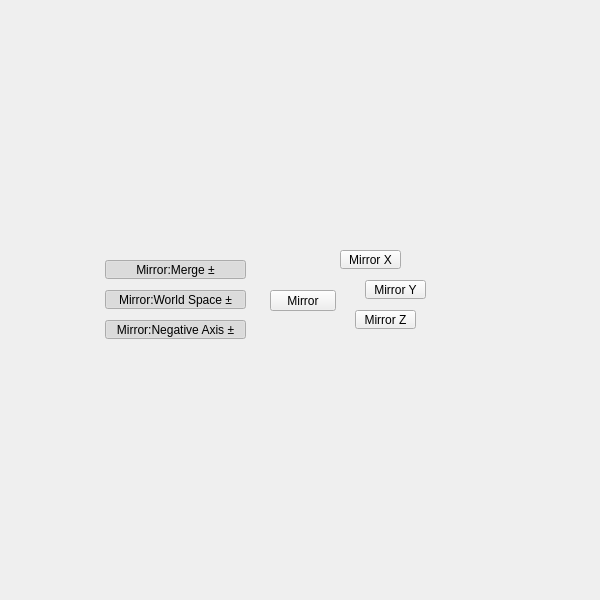
<?xml version="1.0" encoding="UTF-8"?>
<ui version="4.0">
 <class>QtUi</class>
 <widget class="QMainWindow" name="QtUi">
  <property name="enabled">
   <bool>true</bool>
  </property>
  <property name="geometry">
   <rect>
    <x>0</x>
    <y>0</y>
    <width>600</width>
    <height>600</height>
   </rect>
  </property>
  <property name="sizePolicy">
   <sizepolicy hsizetype="Ignored" vsizetype="Ignored">
    <horstretch>0</horstretch>
    <verstretch>0</verstretch>
   </sizepolicy>
  </property>
  <property name="minimumSize">
   <size>
    <width>0</width>
    <height>0</height>
   </size>
  </property>
  <property name="maximumSize">
   <size>
    <width>600</width>
    <height>600</height>
   </size>
  </property>
  <property name="cursor">
   <cursorShape>ArrowCursor</cursorShape>
  </property>
  <property name="whatsThis">
   <string>main</string>
  </property>
  <property name="toolButtonStyle">
   <enum>Qt::ToolButtonIconOnly</enum>
  </property>
  <property name="tabShape">
   <enum>QTabWidget::Triangular</enum>
  </property>
  <property name="dockNestingEnabled">
   <bool>true</bool>
  </property>
  <property name="dockOptions">
   <set>QMainWindow::AllowNestedDocks|QMainWindow::AllowTabbedDocks|QMainWindow::AnimatedDocks|QMainWindow::ForceTabbedDocks</set>
  </property>
  <widget class="QWidget" name="widget">
   <property name="sizePolicy">
    <sizepolicy hsizetype="Ignored" vsizetype="Ignored">
     <horstretch>0</horstretch>
     <verstretch>0</verstretch>
    </sizepolicy>
   </property>
   <widget class="QPushButton" name="i019">
    <property name="geometry">
     <rect>
      <x>270</x>
      <y>290</y>
      <width>66</width>
      <height>21</height>
     </rect>
    </property>
    <property name="minimumSize">
     <size>
      <width>0</width>
      <height>21</height>
     </size>
    </property>
    <property name="maximumSize">
     <size>
      <width>16777215</width>
      <height>21</height>
     </size>
    </property>
    <property name="whatsThis">
     <string>mirror</string>
    </property>
    <property name="text">
     <string>Mirror</string>
    </property>
   </widget>
   <widget class="QPushButton" name="chk008">
    <property name="enabled">
     <bool>true</bool>
    </property>
    <property name="geometry">
     <rect>
      <x>105</x>
      <y>290</y>
      <width>141</width>
      <height>19</height>
     </rect>
    </property>
    <property name="maximumSize">
     <size>
      <width>16777215</width>
      <height>19</height>
     </size>
    </property>
    <property name="toolTip">
     <string>Mirror: Mirror in world space instead of object space.</string>
    </property>
    <property name="layoutDirection">
     <enum>Qt::RightToLeft</enum>
    </property>
    <property name="text">
     <string>Mirror:World Space ±</string>
    </property>
    <property name="checkable">
     <bool>true</bool>
    </property>
    <property name="checked">
     <bool>true</bool>
    </property>
    <property name="autoDefault">
     <bool>false</bool>
    </property>
    <property name="default">
     <bool>false</bool>
    </property>
    <property name="flat">
     <bool>false</bool>
    </property>
    <property name="bnabled" stdset="0">
     <bool>true</bool>
    </property>
   </widget>
   <widget class="PushButton" name="b000">
    <property name="geometry">
     <rect>
      <x>340</x>
      <y>250</y>
      <width>61</width>
      <height>19</height>
     </rect>
    </property>
    <property name="maximumSize">
     <size>
      <width>111</width>
      <height>19</height>
     </size>
    </property>
    <property name="toolTip">
     <string>Mirror geometry across the X axis.</string>
    </property>
    <property name="text">
     <string>Mirror X</string>
    </property>
    <property name="iconSize">
     <size>
      <width>18</width>
      <height>18</height>
     </size>
    </property>
   </widget>
   <widget class="PushButton" name="b001">
    <property name="geometry">
     <rect>
      <x>365</x>
      <y>280</y>
      <width>61</width>
      <height>19</height>
     </rect>
    </property>
    <property name="maximumSize">
     <size>
      <width>111</width>
      <height>19</height>
     </size>
    </property>
    <property name="toolTip">
     <string>Mirror geometry across the Y axis.</string>
    </property>
    <property name="text">
     <string>Mirror Y</string>
    </property>
    <property name="iconSize">
     <size>
      <width>18</width>
      <height>18</height>
     </size>
    </property>
   </widget>
   <widget class="PushButton" name="b002">
    <property name="geometry">
     <rect>
      <x>355</x>
      <y>310</y>
      <width>61</width>
      <height>19</height>
     </rect>
    </property>
    <property name="maximumSize">
     <size>
      <width>111</width>
      <height>19</height>
     </size>
    </property>
    <property name="toolTip">
     <string>Mirror geometry across the Z axis.</string>
    </property>
    <property name="text">
     <string>Mirror Z</string>
    </property>
    <property name="iconSize">
     <size>
      <width>18</width>
      <height>18</height>
     </size>
    </property>
   </widget>
   <widget class="QPushButton" name="chk000">
    <property name="enabled">
     <bool>true</bool>
    </property>
    <property name="geometry">
     <rect>
      <x>105</x>
      <y>320</y>
      <width>141</width>
      <height>19</height>
     </rect>
    </property>
    <property name="maximumSize">
     <size>
      <width>16777215</width>
      <height>19</height>
     </size>
    </property>
    <property name="toolTip">
     <string>Mirror: Perform mirror along the negative axis.</string>
    </property>
    <property name="layoutDirection">
     <enum>Qt::RightToLeft</enum>
    </property>
    <property name="text">
     <string>Mirror:Negative Axis ±</string>
    </property>
    <property name="checkable">
     <bool>true</bool>
    </property>
    <property name="checked">
     <bool>true</bool>
    </property>
    <property name="autoDefault">
     <bool>false</bool>
    </property>
    <property name="default">
     <bool>false</bool>
    </property>
    <property name="flat">
     <bool>false</bool>
    </property>
    <property name="bnabled" stdset="0">
     <bool>true</bool>
    </property>
   </widget>
   <widget class="QPushButton" name="chk007">
    <property name="enabled">
     <bool>true</bool>
    </property>
    <property name="geometry">
     <rect>
      <x>105</x>
      <y>260</y>
      <width>141</width>
      <height>19</height>
     </rect>
    </property>
    <property name="maximumSize">
     <size>
      <width>16777215</width>
      <height>19</height>
     </size>
    </property>
    <property name="toolTip">
     <string>Mirror: Merge the mirrored geometry with the original.</string>
    </property>
    <property name="layoutDirection">
     <enum>Qt::RightToLeft</enum>
    </property>
    <property name="text">
     <string>Mirror:Merge ±</string>
    </property>
    <property name="checkable">
     <bool>true</bool>
    </property>
    <property name="checked">
     <bool>true</bool>
    </property>
    <property name="autoDefault">
     <bool>false</bool>
    </property>
    <property name="default">
     <bool>false</bool>
    </property>
    <property name="flat">
     <bool>false</bool>
    </property>
    <property name="bnabled" stdset="0">
     <bool>true</bool>
    </property>
   </widget>
  </widget>
 </widget>
 <customwidgets>
  <customwidget>
   <class>PushButton</class>
   <extends>QPushButton</extends>
   <header>widgets.pushbutton.h</header>
  </customwidget>
 </customwidgets>
 <resources/>
 <connections/>
 <designerdata>
  <property name="gridDeltaX">
   <number>5</number>
  </property>
  <property name="gridDeltaY">
   <number>10</number>
  </property>
  <property name="gridSnapX">
   <bool>true</bool>
  </property>
  <property name="gridSnapY">
   <bool>true</bool>
  </property>
  <property name="gridVisible">
   <bool>true</bool>
  </property>
 </designerdata>
</ui>
